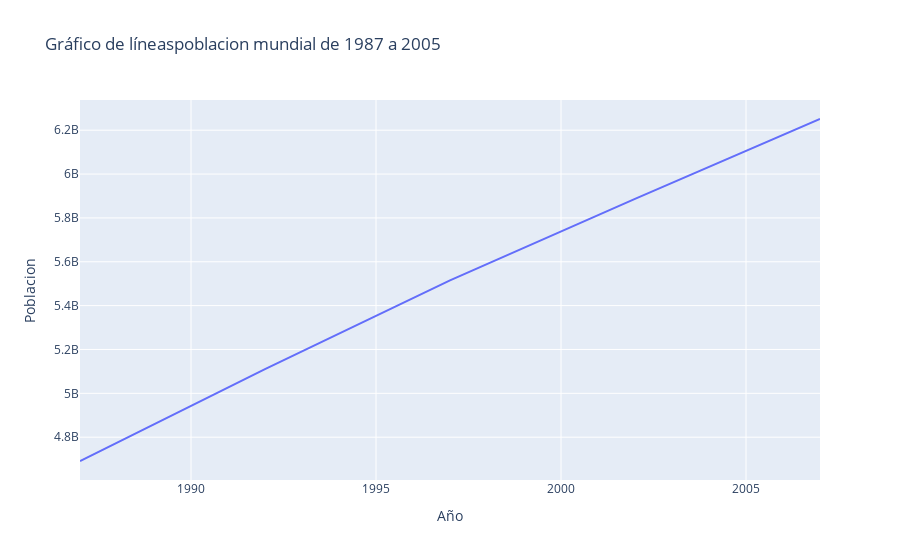

Notebook cell for this chart:
### Markdown cell above
Ejemplo de grafico de linea con Plotly

### Code cell
import plotly.graph_objects as go

# Crear el gráfico de líneas
fig = go.Figure(data=go.Scatter(x=datos_filtrados_por_anio2_frame['year'], y=datos_filtrados_por_anio2_frame['total_poblacion'], mode='lines'))

# Personalizar el gráfico
fig.update_layout(
    title='Gráfico de líneaspoblacion mundial de 1987 a 2005',
    xaxis_title='Año',
    yaxis_title='Poblacion'
)

# Mostrar el gráfico
fig.show()

### Figure 1 — Plotly figure (JSON) as saved in the notebook; plotly's stock layout.template omitted (floating-point values rounded to 4 significant figures)
{"data": [{"mode": "lines", "type": "scatter", "x": [1987, 1992, 1997, 2002, 2007], "y": [4691477418, 5110710260, 5515204472, 5886977579, 6251013179]}], "layout": {"title": {"text": "Gráfico de líneaspoblacion mundial de 1987 a 2005"}, "xaxis": {"title": {"text": "Año"}}, "yaxis": {"title": {"text": "Poblacion"}}}}
